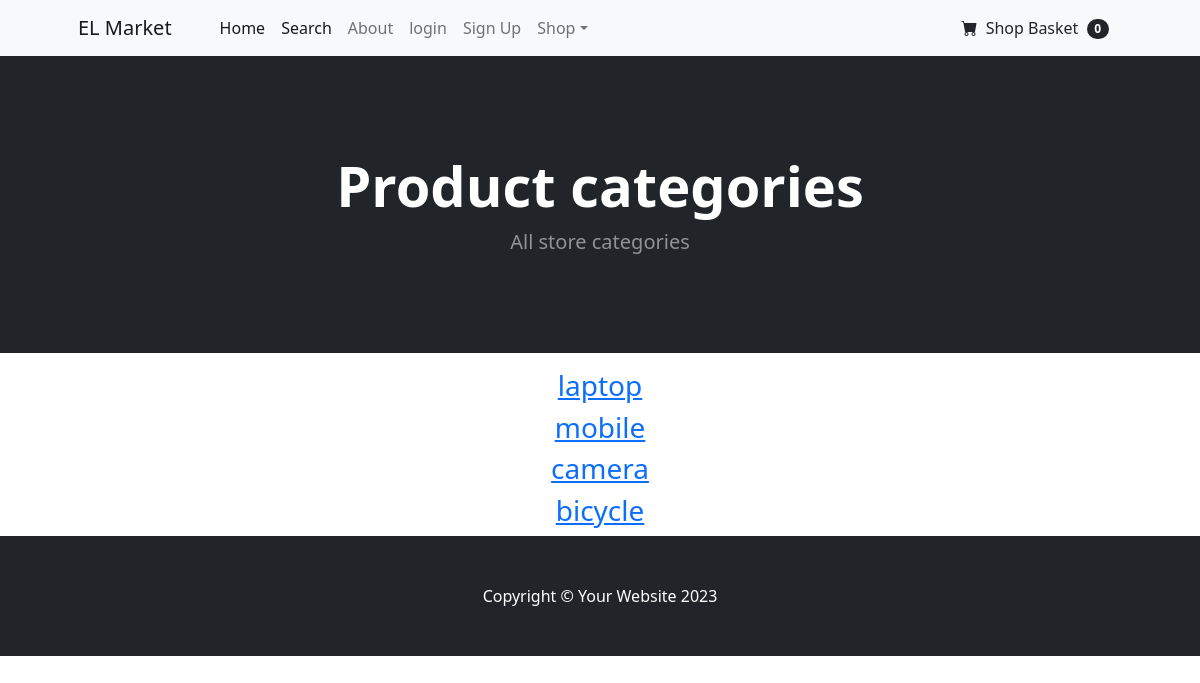
The page /category/ on the database its author committed.
### shop/models.py (models this page shows, shortened)
class Category(models.Model):
    name = models.CharField(max_length=20)

### shop/views.py (the view)
# urls.py: path('category/', views.category_summary, name="category_summary"),
def category_summary(request):
    all_cat = Category.objects.all()
    return render(request, "category_summary.html", {"category": all_cat})

### cart/cart.py (called while the page is built)
    def __len__(self):
        return len(self.cart)

### cart/context_processor.py (called while the page is built)
def cart(request):
    return{'cart': Cart(request)}

### shop/templates/category_summary.html (shortened to what this page needs)
{% extends "base.html" %}
{% block content %}
<header class="bg-dark py-5">
    <div class="container px-4 px-lg-5 my-5">
        <div class="text-center text-white">
            <h1 class="display-4 fw-bolder">Product categories</h1>
            <p class="lead fw-normal text-white-50 mb-0">All store categories</p>
        </div>
    </div>
</header>
<div class="container">
    <div class="row">
        <center>
            <div class="col-8">
             {% for cat in category %}
                  <a href= "{% url 'category' cat.name %}"> <h3>{{cat.name}}</h3> </a>
             {% endfor %}
            </div>
        </center>
    </div>
</div>
{% endblock %}

### rows shown on the page
Category: name "laptop"
Category: name "mobile"
Category: name "camera"
Category: name "bicycle"

### other values the page prints
{{ cart|length }} "0"
